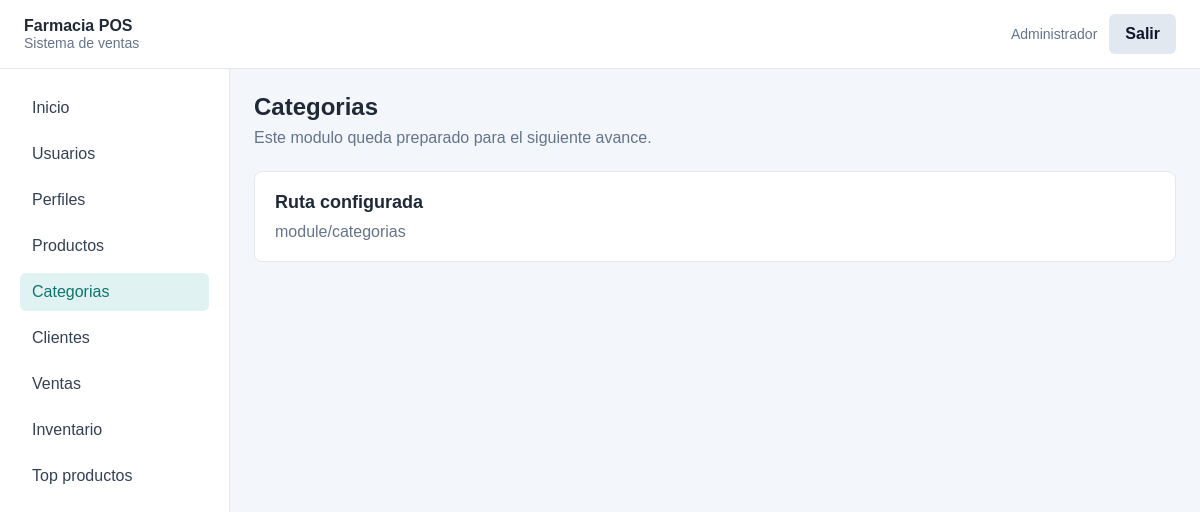
Screenshot of /index.php?route=module/categorias (signed in) with the database file from the repository.
### tables this page shows
CREATE TABLE `opcion` (
  `idopcion` int(11) NOT NULL AUTO_INCREMENT,
  `descripcion` varchar(100) NOT NULL,
  `url` varchar(200) NOT NULL,
  `icono` varchar(50) NOT NULL DEFAULT 'fa-circle',
  `estado` tinyint(1) NOT NULL DEFAULT 1,
  `fecha_creacion` datetime NOT NULL DEFAULT current_timestamp(),
  PRIMARY KEY (`idopcion`)
);

### app/Controllers/ModuleController.php (called while the page is built, shortened)
<?php
class ModuleController
{
    private Profile $profiles;
    public function __construct(Profile $profiles)
    {
        $this->profiles = $profiles;
    }
    public function show(string $route): void
    {
        $menuOptions = $this->profiles->menuOptions((int) $_SESSION["idperfil"]);
        $module = $this->findModule($menuOptions, $route);
        require __DIR__ . "/../Views/layout/app.php";
    }
    private function findModule(array $menuOptions, string $route): ?array
    {
        foreach ($menuOptions as $option) {
            if (($option["url"] ?? "") === $route) {
                return $option;
            }
        }
        return null;
    }
}

### app/Models/Profile.php (called while the page is built)
<?php
class Profile
{
    private PDO $db;
    public function __construct(PDO $db)
    {
        $this->db = $db;
    }
    public function menuOptions(int $profileId): array
    {
        $sql = "SELECT o.descripcion, o.url, o.icono
                FROM acceso a
                INNER JOIN opcion o ON o.idopcion = a.idopcion
                WHERE a.idperfil = :idperfil
                  AND a.estado = 1
                  AND o.estado = 1
                ORDER BY o.idopcion";
        $statement = $this->db->prepare($sql);
        $statement->execute(["idperfil" => $profileId]);
        return $statement->fetchAll();
    }
}

### app/Views/modules/placeholder.php (the view)
<div class="page-title">
    <h1><?= htmlspecialchars($module["descripcion"]) ?></h1>
    <p>Este modulo queda preparado para el siguiente avance.</p>
</div>
<section class="panel">
    <h2>Ruta configurada</h2>
    <p><?= htmlspecialchars($module["url"]) ?></p>
</section>

### app/Views/layout/sidebar.php
<?php $currentRoute = $_GET["route"] ?? "dashboard"; ?>
<aside class="sidebar">
    <nav aria-label="Menu principal">
        <a href="index.php?route=dashboard" <?= $currentRoute === "dashboard" ? 'aria-current="page"' : "" ?>>Inicio</a>
        <?php foreach ($menuOptions as $option): ?>
            <?php $route = $option["url"] ?? ""; ?>
            <a href="index.php?route=<?= urlencode($route) ?>" <?= $currentRoute === $route ? 'aria-current="page"' : "" ?>>
                <?= htmlspecialchars($option["descripcion"]) ?>
            </a>
        <?php endforeach; ?>
    </nav>
</aside>

### public/css/styles.css (style rules this page uses)
* { box-sizing: border-box; }
body { margin: 0; font-family: Arial, sans-serif; color: #1f2937; background: #f3f6fb; }
a { color: inherit; }
.login-card p, .page-title p { margin: 8px 0 24px; color: #64748b; }
.sidebar { width: 230px; padding: 20px; background: #ffffff; border-right: 1px solid #e5e7eb; }
.sidebar nav { display: grid; gap: 8px; }
.sidebar a { padding: 10px 12px; border-radius: 6px; color: #334155; text-decoration: none; }
.sidebar a:hover, .sidebar a[aria-current="page"] { background: #e0f2f1; color: #0f766e; }
h1 { margin: 0; font-size: 24px; }
h2 { margin: 0 0 10px; font-size: 18px; }
.summary-card, .panel { padding: 20px; background: #ffffff; border: 1px solid #e5e7eb; border-radius: 8px; }
.panel p { margin: 0; color: #64748b; }

### rows the page displays
opcion: descripcion "Usuarios"
opcion: descripcion "Perfiles"
opcion: descripcion "Productos"
opcion: descripcion "Categorias", url "module/categorias"
opcion: descripcion "Clientes"
opcion: descripcion "Ventas"
opcion: descripcion "Inventario"
opcion: descripcion "Top productos"

### other values shown
$_SESSION["nombre"] "Administrador"
